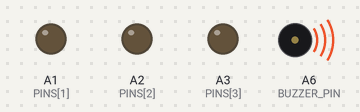
A sketch run on a simulated Arduino Nano, built with avr-gcc and run on an emulated ATmega328P. On the bench: output pins drawn as LEDs (lit = HIGH), buzzer (waves = sounding). Random numbers use the default seed unless the sketch sets one. At 2.2 s the program stops and its outputs stay as they are.

Above: at 0.1 s.
At 1.3 s:
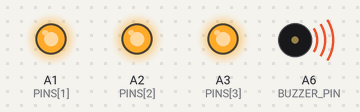
At 1.8 s:
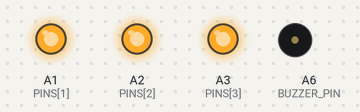
Timing chart, 0 to 3.7 s (numbered marks = the images above):
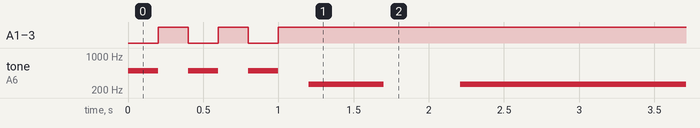

Measured:
- by itself, tone on A6 (BUZZER_PIN): plays 500 Hz for 0.20 s, 500 Hz for 0.20 s, 500 Hz for 0.20 s, 262 Hz for 0.50 s, 262 Hz for 1.5 s

The sketch:

ATtiny_SIMON_V6.ino
```cpp
// ATtiny412 ピン定義デモバージョンV6
// ブザーはPWM対応のPA6に接続
const int BUZZER_PIN = A6;
// LEDとボタンはPA7, PA1, PA2, PA3に接続
const int PINS[] = {A7, A1, A2, A3};
const int NUM_PINS = 4;

// ゲームのシーケンスを保存する配列
#define MAX_SEQUENCE_LENGTH 10
int gameSequence[MAX_SEQUENCE_LENGTH];
int sequenceLength = 0;

// 各LEDに対応する音の周波数
const int TONES[] = {262, 294, 330, 349};

int gameState;
const int STATE_GAME = 0;
const int STATE_DEMO = 1;

void setup() {
  for (int i = 0; i < NUM_PINS; i++) {
    pinMode(PINS[i], OUTPUT);
    digitalWrite(PINS[i], HIGH);
  }

  pinMode(BUZZER_PIN, OUTPUT);

  pinMode(0, INPUT);
  randomSeed(analogRead(0));

  gameState = STATE_GAME;

  allLedsFlash(3, 200);
}

void loop() {
  switch (gameState) {
    case STATE_GAME:
      // === ゲームロジック ===
      if (sequenceLength < MAX_SEQUENCE_LENGTH) {
        int nextColor = random(NUM_PINS);
        gameSequence[sequenceLength] = nextColor;
        sequenceLength++;
      }
      playSimonSequence();
      if (playerTurn()) {
        delay(1000);
      } else {
        // ゲームオーバーまたはタイムアウト
        gameOverSignal();
        sequenceLength = 0;
        delay(2000);
        allLedsFlash(3, 200);
      }
      break;

    case STATE_DEMO:
      // === デモロジック ===
      // 全てのピンをOUTPUTに設定し、入力監視を無効化
      for (int i = 0; i < NUM_PINS; i++) {
        pinMode(PINS[i], OUTPUT);
      }

      // 音を鳴らさずにランダムなLEDを点滅
      int nextColor = random(NUM_PINS);
      digitalWrite(PINS[nextColor], LOW);
      delay(500);
      digitalWrite(PINS[nextColor], HIGH);
      delay(500);
      break;
  }
}

void playSimonSequence() {
  for (int i = 0; i < NUM_PINS; i++) {
    pinMode(PINS[i], OUTPUT);
  }
  for (int i = 0; i < NUM_PINS; i++) {
    digitalWrite(PINS[i], HIGH);
  }
  for (int i = 0; i < sequenceLength; i++) {
    digitalWrite(PINS[gameSequence[i]], LOW);
    tone(BUZZER_PIN, TONES[gameSequence[i]]);
    delay(500);

    digitalWrite(PINS[gameSequence[i]], HIGH);
    noTone(BUZZER_PIN);
    delay(500);
  }
}

bool playerTurn() {
  for (int i = 0; i < NUM_PINS; i++) {
    pinMode(PINS[i], INPUT);
  }
  for (int i = 0; i < sequenceLength; i++) {
    unsigned long startTime = millis();
    int expectedColorIndex = gameSequence[i];
    int playerInput = -1;
    while (playerInput == -1) {
      if (millis() - startTime > 15000) {
        gameState = STATE_DEMO;
        return false;
      }
      for (int j = 0; j < NUM_PINS; j++) {
        if (digitalRead(PINS[j]) == LOW) {
          delay(10);
          if (digitalRead(PINS[j]) == LOW) {
            playerInput = j;
            tone(BUZZER_PIN, TONES[playerInput]);
            while (digitalRead(PINS[j]) == LOW) {}
            noTone(BUZZER_PIN);
            delay(50);
            break;
          }
        }
      }
    }
    if (playerInput != expectedColorIndex) {
      return false;
    }
  }
  return true;
}

void gameOverSignal() {
  for (int i = 0; i < NUM_PINS; i++) {
    pinMode(PINS[i], OUTPUT);
  }
  for (int i = 0; i < 5; i++) {
    for (int j = 0; j < NUM_PINS; j++) {
      digitalWrite(PINS[j], LOW);
    }
    tone(BUZZER_PIN, 100);
    delay(100);
    for (int j = 0; j < NUM_PINS; j++) {
      digitalWrite(PINS[j], HIGH);
    }
    noTone(BUZZER_PIN);
    delay(100);
  }
}

void allLedsFlash(int times, int delayMs) {
  for (int i = 0; i < times; i++) {
    for (int j = 0; j < NUM_PINS; j++) {
      digitalWrite(PINS[j], LOW);
    }
    tone(BUZZER_PIN, 500);
    delay(delayMs);
    for (int j = 0; j < NUM_PINS; j++) {
      digitalWrite(PINS[j], HIGH);
    }
    noTone(BUZZER_PIN);
    delay(delayMs);
  }
}
```
